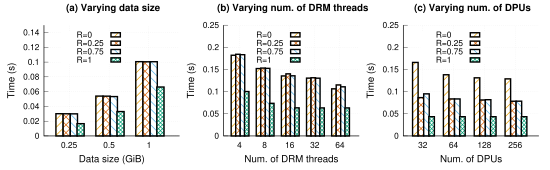

Generate this figure with gnuplot:
set term postscript size 5.5in,1.7in linewidth 1 color eps enhanced 22
set encoding utf8

set output "drm_operation.eps"
set datafile separator ","

#load "styles.inc"

load "common.gnuplot" 
load "linetypes.gnuplot"



## Variables
COEFF = 1000  #how much we multiply values; in this case we are changin seconds to milli seconds

## Set margins
MX=0.0
MY=0.0

## Graph sizes
SX=0.45
SY=0.5


## Common layout (shared by all plots)
set style data histogram
set style histogram clustered gap 0.3

## Multiplot settings

## mp_startx # Left edge of col 0 plot area
## mp_starty          # Top of row 0 plot area
## mp_width            # Total width of plot area
## mp_height         # Total height of plot area
## mp_rowgap         # Gap between plot rows
## mp_colgap          # Gap between plot columns
          

mp_startx=0.08
mp_starty=0.15

mp_height=0.65
mp_rowgap=0.19
mp_colgap=0.08
mp_width=0.9

DATA_SIZE=0.5 # 512MB of data was hashed

eval mpSetup(3,1)

set ytics nomirror
set grid ytics


set ytics font ",12"

set style fill solid border -1

set boxwidth 0.18
set xtics offset 0,0.4,0
set ytics offset 0.5,0,0
set xlabel offset 0,1,0


dx=0.12
set offset 0.3, 0.3, 0, 0 #left,right,top,bottom

set key samplen 1 font ",12" at graph 0.6,0.95


set ylabel "Time (s)" font ",14"  offset 4,0
set yrange[0:0.25]



eval mpNext

# --- GRAPH b (top right)
unset label

set title " (a) Varying data size" font "Helvetica-bold,14" #offset 0,-0.2
set xlabel "Data size (GiB)" font ",14"

set xtics("0.25" 0, "0.5" 1, "1" 2, "2" 3) font ",12"


set yrange[0:0.15]

#
# Num of DPUs: 256
# Num of DRM threads: 32
# Data size: varies
#
#data_file='data/drm/vary-data/vary_data.csv'
data_file='data/drm/new-data/vary_data.csv'

plot data_file using ($1-2*dx):($3) t "R=0      " with boxes ls 1 lc rgb C1 fillstyle pattern 5, \
     '' u ($1-0.5*dx):($6) t "R=0.25 " with boxes ls 1 lc rgb C6 fillstyle pattern 1, \
     '' u ($1+dx):($6) title "R=0.75 " with boxes ls 1 lc rgb C2 fillstyle pattern 4, \
     '' u ($1+2.4*dx):($4) title "R=1      " with boxes ls 1 lc rgb C3 fillstyle pattern 2, \



eval mpNext
# --- GRAPH a (top left)

set title " (b) Varying num. of DRM threads" font "Helvetica-bold,14" #offset 0,-0.2
set xlabel "Num. of DRM threads" font ",14"
set xtics("4" 0, "8" 1, "16" 2, "32" 3, "64" 4) font ",12"

set yrange[0:0.25]

#
# Num of DPUs: 256
# Num of DRM threads: vareies
# Data size: 1GB
#

data='data/drm/vary-threads/vary_threads.csv'
#data='data/drm/new-data/vary_threads.csv'

#
# Beware when changing the data source above as 
# the column orders change, to be fixed.
#

plot data using ($1-2*dx):($3) t "R=0      " with boxes ls 1 lc rgb C1 fillstyle pattern 5, \
     '' u ($1-0.5*dx):($4) t "R=0.25 " with boxes ls 1 lc rgb C6 fillstyle pattern 1, \
     '' u ($1+dx):($5) title "R=0.75 " with boxes ls 1 lc rgb C2 fillstyle pattern 4, \
     '' u ($1+2.4*dx):($6) title "R=1      " with boxes ls 1 lc rgb C3 fillstyle pattern 2, \
         

eval mpNext
# --- GRAPH b (top right)
unset label
set title " (c) Varying num. of DPUs" font "Helvetica-bold,14" #offset 0,-0.2
set xlabel "Num. of DPUs" font ",14"
set xtics("32" 0, "64" 1, "128" 2, "256" 3) font ",12"


set yrange[0:0.25]
#
# Num of DPUs: varies
# Num of DRM threads: 32
# Data size: 1GB
#

dpu_data = 'data/drm/vary-dpus/vary_dpus.csv'
#dpu_data='data/drm/new-data/vary_dpus.csv'

plot dpu_data using ($1-2*dx):($3) t "R=0      " with boxes ls 1 lc rgb C1 fillstyle pattern 5, \
     '' u ($1-0.5*dx):($4) t "R=0.25 " with boxes ls 1 lc rgb C6 fillstyle pattern 1, \
     '' u ($1+dx):($5) title "R=0.75 " with boxes ls 1 lc rgb C2 fillstyle pattern 4, \
     '' u ($1+2.4*dx):($6) title "R=1      " with boxes ls 1 lc rgb C3 fillstyle pattern 2, \

    


unset multiplot
### End multiplot

     
!epstopdf "drm_operation.eps"
!rm "drm_operation.eps"
quit
